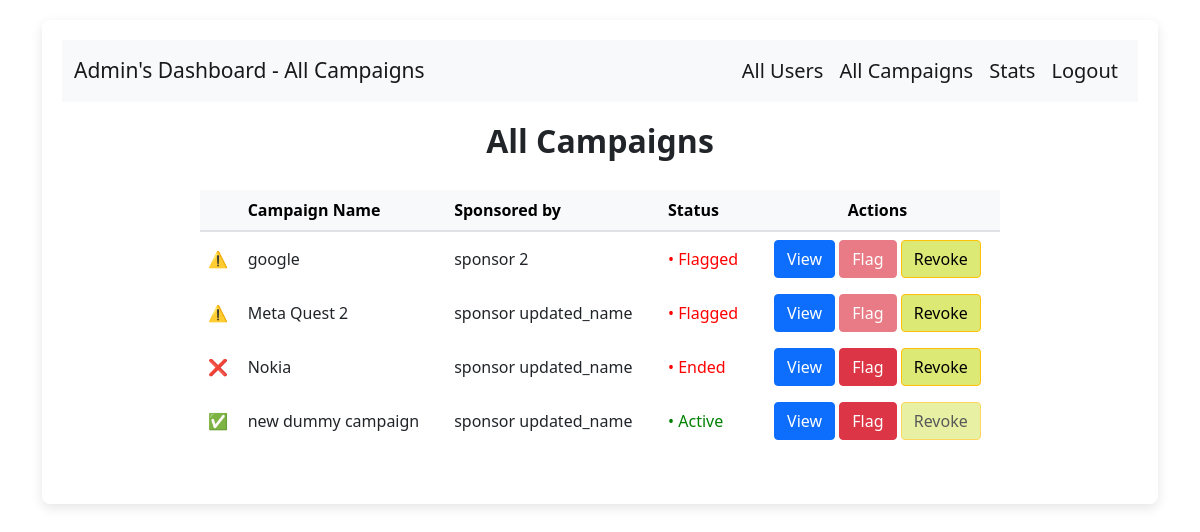
The page /all_campaigns on the database its author committed.
### backend/models.py (models this page shows)
class campaigns(db.Model):
    __tablename__ = "campaigns"
    id = db.Column(db.Integer, primary_key=True)
    sponsor_id = db.Column(db.Integer, db.ForeignKey('sponsors.id'))
    campaign_name = db.Column(db.String, nullable=False)
    campaign_desc = db.Column(db.String, nullable=False)
    campaign_status = db.Column(db.Integer, nullable=False, default=0)
    campaign_budget = db.Column(db.Integer, nullable=False)
    campaign_start_date = db.Column(db.Date, nullable=False)
    campaign_end_date = db.Column(db.Date, nullable=False)
    campaign_category = db.Column(db.String)
    campaign_visibility = db.Column(db.Integer, nullable=False, default=1)
    campaign_sponsor = db.relationship("sponsors", backref="campaign")

class user_table(db.Model):
    __tablename__ = "user_table"
    id = db.Column(db.Integer, primary_key=True)
    email = db.Column(db.String, nullable=False)
    full_name = db.Column(db.String, nullable=False)
    user_name = db.Column(db.String, nullable=False)
    pwd = db.Column(db.String, nullable=False)
    role = db.Column(db.Integer, nullable=False)
    status = db.Column(db.Integer,nullable = False,default = 1)
    user_influencer = db.relationship("influencers", backref="user")
    user_sponsor = db.relationship("sponsors", backref="user")

### backend/controllers.py (the view)
@app.route("/all_campaigns")
def all_campaigns():
    campaigns_list = get_campaigns()
    sponsors_list = get_sponsors()
    users_list = get_users()
    return render_template("admin_templates/admin-all-campaigns.html",campaigns_list = campaigns_list,sponsors_list = sponsors_list,users_list = users_list)

### backend/controllers.py (called while the page is built)
def get_campaigns():
    campaigns_list=campaigns.query.all()
    campaigns_dict={}
    for campaign in campaigns_list:
        if campaign.id not in campaigns_dict.keys():
            campaigns_dict[campaign.id]=[campaign.campaign_name,campaign.sponsor_id,campaign.campaign_desc,campaign.campaign_status,campaign.campaign_budget,campaign.campaign_start_date,campaign.campaign_end_date,campaign.campaign_category,campaign.campaign_visibility]
    return dict(campaigns_dict)

def get_users():
    users = user_table.query.all()
    users_dict = {}
    for user in users:
        if user.id not in users_dict.keys():
            users_dict[user.id] = [user.email,user.full_name,user.user_name,user.role,user.status]
    return dict(users_dict)

def get_sponsors():
    sponsors_data = sponsors.query.all()
    spo_dict = {}
    for spo in sponsors_data:
        if spo.id not in spo_dict.keys():
            spo_dict[spo.id] = [spo.industry,spo.budget]
    return dict(spo_dict)

### templates/admin_templates/admin-all-campaigns.html (shortened to what this page needs)
<!DOCTYPE html>
<html lang="en">
<head>
    <link rel = "stylesheet" href = "/static/admin_dashboard.css">
    <link href="https://cdn.jsdelivr.net/npm/bootstrap@5.0.2/dist/css/bootstrap.min.css" rel="stylesheet">
</head>
<body>
    <div class="container">
        <div class="panel">
          <div>
            <nav class="navbar navbar-expand-lg navbar-light bg-light">
              <div class="container-fluid">
                <a class="navbar-brand" style="font-size: 21px;" href="#">Admin's Dashboard - All Campaigns</a>
                <div class="collapse navbar-collapse justify-content-end" id="navbarNavDropdown">
                  <ul class="navbar-nav" style="font-size: 20px;">
                    <li class="nav-item">
                      <a class="nav-link active" aria-current="page" href="/all_users">All Users</a>
                    </li>
                    <li class="nav-item">
                      <a class="nav-link active" aria-current="page" href="/all_campaigns">All Campaigns</a>
                    </li>
                    <li class="nav-item">
                      <a class="nav-link active" aria-current="page" href="/admin_stats">Stats</a>
                    </li>
                    <li class="nav-item">
                      <a class="nav-link active" aria-current="page" href="/login">Logout</a>
                    </li>
                  </ul>
                </div>
              </div>
            </nav>
          </div>
            <div class="text-center" style = "margin-top : 20px">
              <h2><strong>All Campaigns</strong></h2>
            </div>
            <div id="dashboard-tables" class="table-responsive" style="width: 800px; margin: 20px auto;margin-top : 30px">
              {% if campaigns_list %}
              <table class="table table-hover align-middle table-custom" style="border: none;">
                <thead class="table-light">
                  <tr style="border-bottom: 2px solid #dee2e6;">
                    <th scope="col" style="border: none;"><b></b></th>
                    <th scope="col" style="border: none;"><b>Campaign Name</b></th>
                    <th scope="col" style="border: none;"><b>Sponsored by</b></th>
                    <th scope="col" style="border: none;"><b>Status</b></th>
                    <th scope="col" class="text-center" style="border: none;"><span><b>Actions</b></span></th>
                  </tr>
                </thead>
                <tbody>
                  {% for key, value in campaigns_list.items() %}
                  <tr>
                    <td style="border: none;">
                      {% if value[3] == 0 %}
                          <span style="color: red;">⚠️ </span>
                      {% elif value[3] == 1 %}
                          <span style="color: green;">✅ </span>
                      {% else %}
                          <span style="color: red;">&#10060; </span>
                      {% endif %}
                  </td>
                    <td style="border: none;">{{ value[0] }}</td>
                    <td style="border: none;">{{ users_list[value[1]][1] }}</td>
                    {% if value[3] == 0 %}
                      <td style="color: red; border: none;">&bull; Flagged</td>
                    {% elif value[3] == 1 %}
                      <td style="color: green; border: none;">&bull; Active</td>
                    {% else %}
                      <td style="color: red; border: none;">&bull; Ended</td>
                    {% endif %}
                    <td class="text-center" style="border: none;">
                      <button type="button" class="btn btn-primary" data-bs-toggle="modal" data-bs-target="#viewModal" data-name="{{ value[0] }}" data-sponsor="{{ users_list[value[1]][1] }}" data-desc="{{ value[2] }}" data-status="{{ value[3] }}" data-budget="{{ value[4] }}" data-start="{{ value[5] }}" data-end="{{ value[6] }}">
                        View
                      </button>
                      <button
                        type="button"
                        class="btn btn-danger"
                        data-bs-toggle="modal"
                        data-bs-target="#flagModal"
                        data-id="{{ key }}"
                        data-name="{{ value[0] }}"
                        data-sponsor="{{ users_list[value[1]][1] }}"
                        {% if value[3] == 0 %}disabled aria-label="Flag {{ value[0] }} (disabled)" {% else %} aria-label="Flag {{ value[0] }}"{% endif %}>
                        Flag
                      </button>
                      <button type="button" class="btn btn-warning" style="background-color: rgb(220, 233, 117); color: black;" data-bs-toggle="modal" data-bs-target="#revokeModal" data-id="{{ key }}" data-name="{{ value[0] }}" data-sponsor="{{ users_list[value[1]][1] }}" {% if value[3] == 1 %}disabled{% endif %}>
                        Revoke
                      </button>
                    </td>
                  </tr>
                  {% endfor %}
                </tbody>
              </table>
              {% else %}
              <h2>No Campaigns available</h2>
              {% endif %}
            </div>
          </div>
          </div>
  </body>
  </html>

### static/admin_dashboard.css (style rules this page uses)
.container { margin-top: 20px; }
.btn { background-color: #007bff; color: white; border: none; border-radius: 5px; padding: 10px 15px; transition: background-color 0.3s; }
.navbar { background-color: #343a40; border-radius: 0; }
.navbar-brand { color: #ffffff; }
.nav-link { color: #ffffff; }
.panel { background-color: #ffffff; border-radius: 8px; box-shadow: 0 4px 12px rgba(0, 0, 0, 0.1); padding: 20px; margin-bottom: 20px; }

### rows shown on the page
campaigns: campaign_name "google"
user_table: full_name "sponsor 2"
campaigns: campaign_name "Meta Quest 2"
user_table: full_name "sponsor updated_name" "sponsor updated_name" "sponsor updated_name"
campaigns: campaign_name "Nokia"
campaigns: campaign_name "new dummy campaign"
